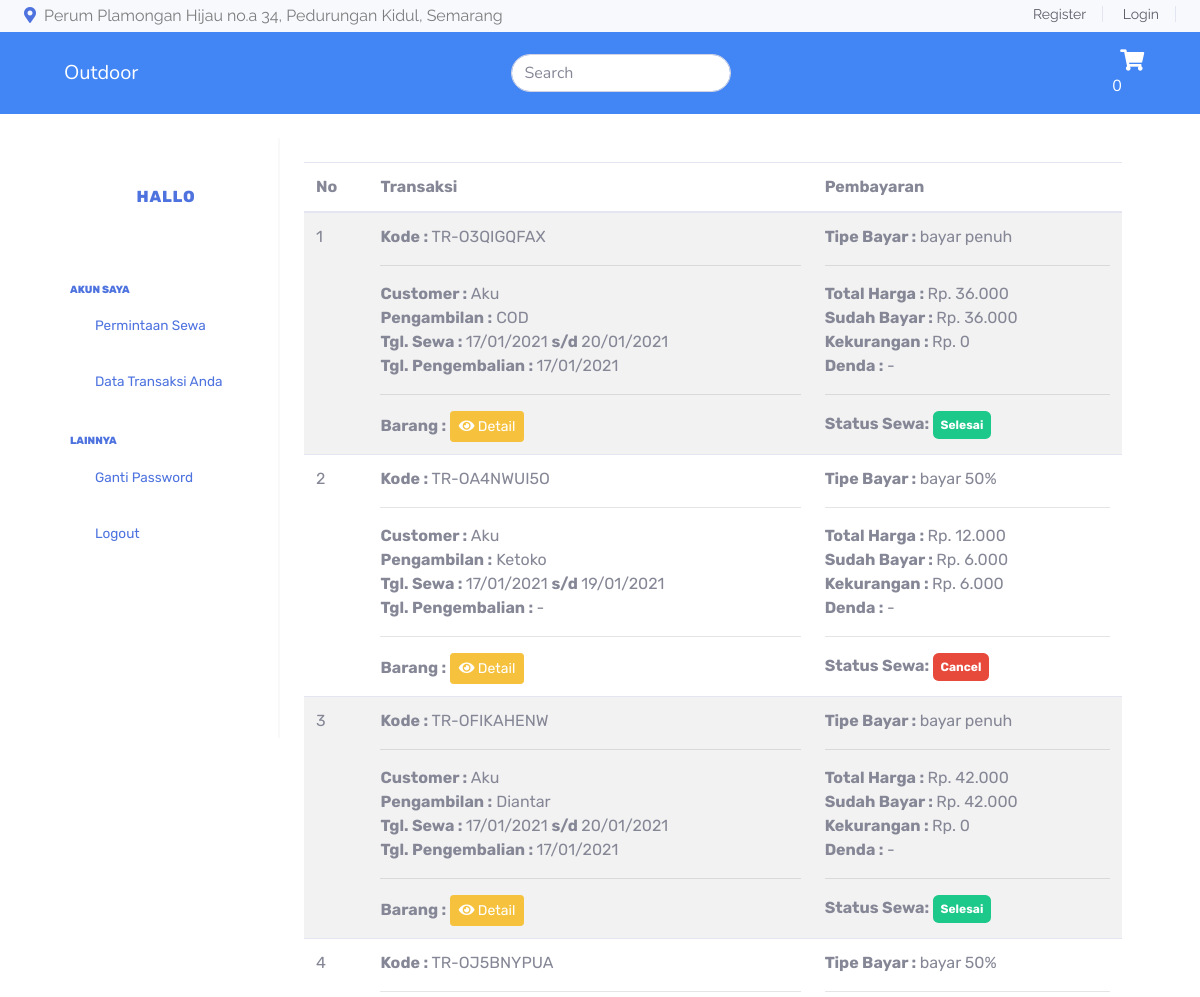
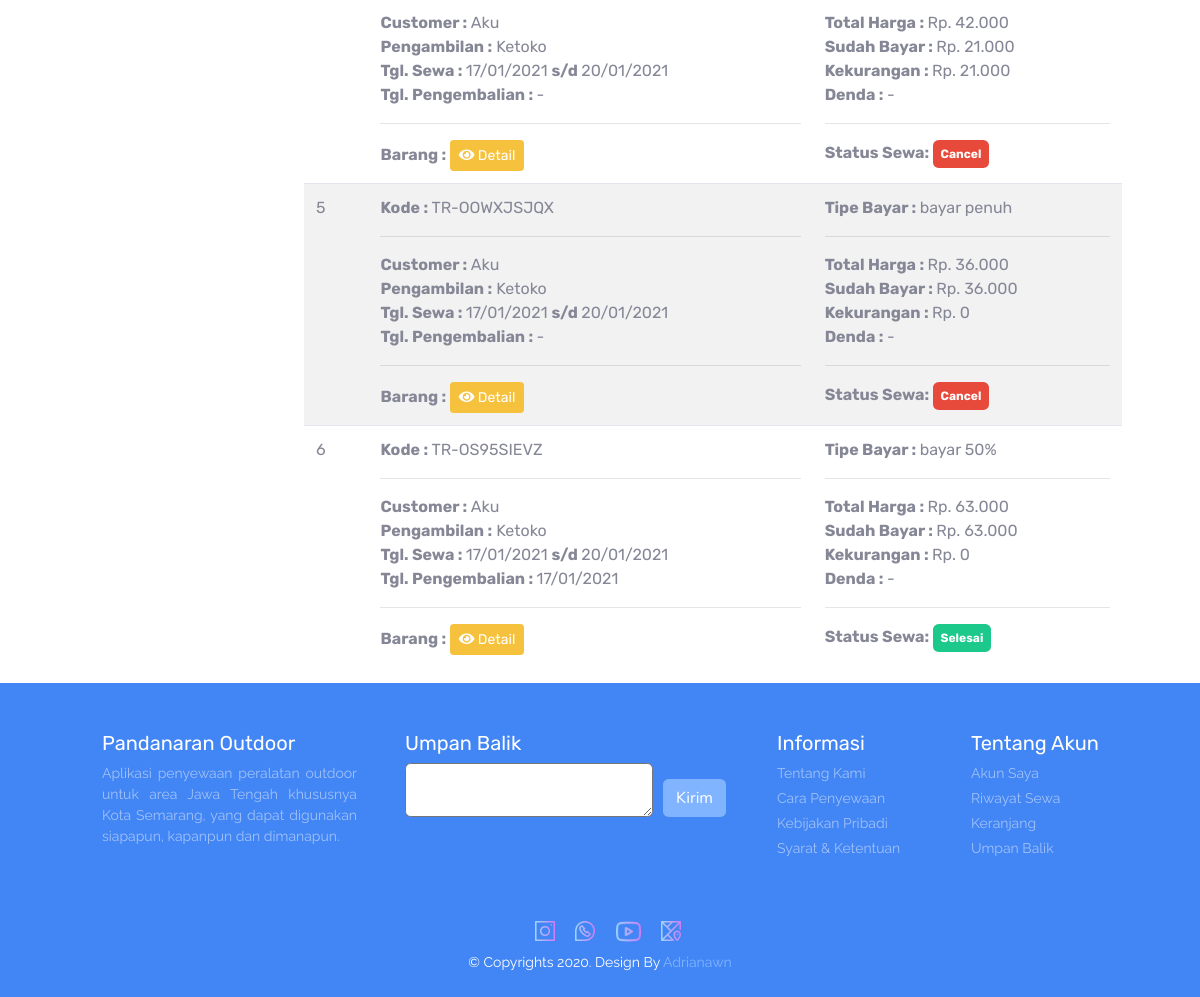
The page /dashboard/riwayat_sewa on the database its author committed (2 pictures, top to bottom).
### tables this page shows
CREATE TABLE `tb_sewa` (
  `id_sewa` int(11) NOT NULL,
  `kode` varchar(12) NOT NULL,
  `id_customer` int(11) NOT NULL,
  `tanggal_sewa` date NOT NULL,
  `tanggal_kembali` date NOT NULL,
  `tanggal_pengembalian` date NOT NULL,
  `keterlambatan` varchar(5) NOT NULL,
  `status_sewa` enum('0','1','2') NOT NULL,
  `status_pembayaran` enum('pending','confirm','cancel','paid') NOT NULL,
  `jns_pengambilan` varchar(50) NOT NULL
);

CREATE TABLE `customer` (
  `id_customer` int(11) NOT NULL,
  `nama` varchar(120) NOT NULL,
  `username` varchar(120) NOT NULL,
  `alamat` varchar(120) NOT NULL,
  `gender` varchar(20) NOT NULL,
  `no_telepon` varchar(20) NOT NULL,
  `no_ktp` varchar(50) NOT NULL,
  `password` varchar(120) NOT NULL,
  `role_id` int(11) NOT NULL
);

CREATE TABLE `tb_detail_bayar` (
  `id_sewa` int(11) NOT NULL,
  `total_bayar` varchar(100) NOT NULL,
  `sudah_bayar` varchar(100) NOT NULL,
  `bukti_bayar` varchar(255) NOT NULL,
  `jns_pembayaran` varchar(50) NOT NULL,
  `total_denda` varchar(100) NOT NULL
);

### application/controllers/dashboard.php (called while the page is built, shortened)
<?php
class Dashboard extends CI_Controller
{
    public function __construct()
    {
        $this->load->model('Model_barang');
        $this->load->library('cart', 'session');
    }
    public function riwayat_sewa()
    {
        $id = $this->session->userdata('id_customer');
        $where = [
            'tb_sewa.id_customer' => $id,
            'status_pembayaran' => 'confirm'
        ];
        $data['transaksi'] = $this->Model_barang->getSewa('riwayat', $where);
        $data['barang'] = $this->Model_barang->getBarang();
        $this->load->view('user/header');
        $this->load->view('user/sidebar');
        $this->load->view('user/riwayat_sewa', $data);
        $this->load->view('user/footer');
    }
}

### index.php (called while the page is built, shortened)
<?php
require_once BASEPATH . 'core/CodeIgniter.php';

### application/models/model_barang.php (called while the page is built, shortened)
<?php
class Model_barang extends CI_Model
{
    public function getSewa($datafor = null, $where = null)
    {
        $this->db->select('*');
        $this->db->from('tb_sewa');
        $this->db->join('tb_detail_sewa', 'tb_sewa.id_sewa = tb_detail_sewa.id_sewa');
        $this->db->join('tb_detail_bayar', 'tb_sewa.id_sewa = tb_detail_bayar.id_sewa');
        $this->db->join('tb_barang', 'tb_barang.id_brg = tb_detail_sewa.id_brg');
        $this->db->join('customer', 'tb_sewa.id_customer = customer.id_customer');
        $this->db->group_by('kode');
        if ($where != null && $datafor == 'permintaan') {
            $this->db->where($where);
        } elseif ($where != null && $datafor == 'riwayat') {
            $this->db->where($where);
            $this->db->or_where('status_pembayaran', 'paid');
            $this->db->or_where('status_pembayaran', 'cancel');
        }
        return $this->db->get()->result_array();
    }
    public function getBarang()
    {
        $this->db->select('*');
        $this->db->from('tb_sewa');
        $this->db->join('tb_detail_sewa', 'tb_sewa.id_sewa = tb_detail_sewa.id_sewa');
        $this->db->join('tb_detail_bayar', 'tb_sewa.id_sewa = tb_detail_bayar.id_sewa');
        $this->db->join('tb_barang', 'tb_barang.id_brg = tb_detail_sewa.id_brg');
        $this->db->join('customer', 'tb_sewa.id_customer = customer.id_customer');
        return $this->db->get()->result_array();
    }
}

### application/views/user/riwayat_sewa.php (the view, shortened to what this page needs)
<div class="mt-4" style="width: 0px; height: 600px; border: 1px #f9f9f9 solid;"></div>
<div class="container-fluid mt-5">
    <div class="section-class">
        <table class="table table-hover table-striped">
            <thead>
                <tr>
                    <th>No</th>
                    <th>Transaksi</th>
                    <th>Pembayaran</th>
                </tr>
            </thead>
            <?php $no = 1;
            foreach ($transaksi as $tr) :
                $byr = $tr['total_bayar'] - $tr['sudah_bayar'];
            ?>
                <tr>
                    <td><?php echo $no++ ?></td>
                    <td><strong> Kode :</strong> <?php echo $tr['kode'] ?>
                        <hr><strong>Customer :</strong> <?php echo $tr['nama'] ?>
                        <br><strong>Pengambilan :</strong> <?php echo $tr['jns_pengambilan'] ?>
                        <br><strong>Tgl. Sewa : </strong> <?php echo date('d/m/Y', strtotime($tr['tanggal_sewa'])) . ' <strong>s/d </strong>' . date('d/m/Y', strtotime($tr['tanggal_kembali'])); ?>
                        <br><strong>Tgl. Pengembalian : </strong> <?php echo ($tr['tanggal_pengembalian'] == "0000-00-00" ? "-" : date('d/m/Y', strtotime($tr['tanggal_pengembalian']))); ?>
                        <hr><strong> Barang : </strong><button data-toggle="modal" data-target="#barang<?= $tr['id_sewa'] ?>" class="btn btn-warning btn-sm"><i class="fas fa-eye"></i> Detail</button><br>
                    </td>
                    <td>
                        <strong>Tipe Bayar : </strong><?php echo $tr['jns_pembayaran'] ?>
                        <hr><strong>Total Harga : </strong>Rp. <?php echo number_format($tr['total_bayar'], 0, ',', '.') ?>
                        <br><strong>Sudah Bayar : </strong>Rp. <?php echo number_format($tr['sudah_bayar'], 0, ',', '.') ?>
                        <br><strong>Kekurangan : </strong>Rp. <?php echo number_format($byr, 0, ',', '.') ?>
                        <br><strong>Denda : </strong> <?php echo ($tr['total_denda'] == "0" ? "-" : number_format($tr['total_denda'], 0, ',', '.')); ?>
                        <hr><strong> Status Sewa: </strong>
                        <?php if ($tr['status_pembayaran'] == "pending") : ?>
                            <span class="badge badge-secondary p-2">Pending</span>
                        <?php elseif ($tr['status_pembayaran'] == "confirm" && $tr['status_sewa'] == 0) : ?>
                            <span class="badge badge-primary p-2">Confirm</span>
                        <?php elseif ($tr['status_pembayaran'] == "confirm" && $tr['status_sewa'] == 1) : ?>
                            <span class="badge badge-primary p-2">Sedang Disewa</span>
                        <?php elseif ($tr['status_pembayaran'] == "paid" && $tr['status_sewa'] == 2) : ?>
                            <span class="badge badge-success p-2">Selesai</span>
                        <?php else : ?>
                            <span class="badge badge-danger p-2">Cancel</span>
                        <?php endif; ?>
                    </td>
                </tr>
    </div>
<?php endforeach ?>

### assets/css/style.css (style rules this page uses)
button, button:focus { outline: none !important; -webkit-box-shadow: none !important; box-shadow: none !important; }

### rows shown on the page
tb_sewa: kode "TR-O3QIGQFAX", id_customer.nama "Aku", jns_pengambilan "COD", tanggal_sewa "17/01/2021", tanggal_kembali "20/01/2021", tanggal_pengembalian "17/01/2021", tb_detail_bayar.jns_pembayaran "bayar penuh", tb_detail_bayar.total_bayar "36.000", tb_detail_bayar.sudah_bayar "36.000", tb_detail_bayar.total_bayar+sudah_bayar "0", status_pembayaran "Selesai"
tb_sewa: kode "TR-OA4NWUI5O", id_customer.nama "Aku", jns_pengambilan "Ketoko", tanggal_sewa "17/01/2021", tanggal_kembali "19/01/2021", tb_detail_bayar.jns_pembayaran "bayar 50%", tb_detail_bayar.total_bayar "12.000", tb_detail_bayar.sudah_bayar "6.000", tb_detail_bayar.total_bayar+sudah_bayar "6.000", status_pembayaran "Cancel"
tb_sewa: kode "TR-OFIKAHENW", id_customer.nama "Aku", jns_pengambilan "Diantar", tanggal_sewa "17/01/2021", tanggal_kembali "20/01/2021", tanggal_pengembalian "17/01/2021", tb_detail_bayar.jns_pembayaran "bayar penuh", tb_detail_bayar.total_bayar "42.000", tb_detail_bayar.sudah_bayar "42.000", tb_detail_bayar.total_bayar+sudah_bayar "0", status_pembayaran "Selesai"
tb_sewa: kode "TR-OJ5BNYPUA", id_customer.nama "Aku", jns_pengambilan "Ketoko", tanggal_sewa "17/01/2021", tanggal_kembali "20/01/2021", tb_detail_bayar.jns_pembayaran "bayar 50%", tb_detail_bayar.total_bayar "42.000", tb_detail_bayar.sudah_bayar "21.000", tb_detail_bayar.total_bayar+sudah_bayar "21.000", status_pembayaran "Cancel"
tb_sewa: kode "TR-OOWXJSJQX", id_customer.nama "Aku", jns_pengambilan "Ketoko", tanggal_sewa "17/01/2021", tanggal_kembali "20/01/2021", tb_detail_bayar.jns_pembayaran "bayar penuh", tb_detail_bayar.total_bayar "36.000", tb_detail_bayar.sudah_bayar "36.000", tb_detail_bayar.total_bayar+sudah_bayar "0", status_pembayaran "Cancel"
tb_sewa: kode "TR-OS95SIEVZ", id_customer.nama "Aku", jns_pengambilan "Ketoko", tanggal_sewa "17/01/2021", tanggal_kembali "20/01/2021", tanggal_pengembalian "17/01/2021", tb_detail_bayar.jns_pembayaran "bayar 50%", tb_detail_bayar.total_bayar "63.000", tb_detail_bayar.sudah_bayar "63.000", tb_detail_bayar.total_bayar+sudah_bayar "0", status_pembayaran "Selesai"

### other values the page prints
$this->cart->total_items() "0"
